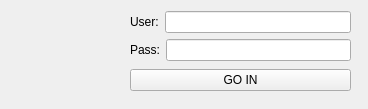
<?xml version="1.0" encoding="UTF-8"?>
<ui version="4.0">
 <class>Login</class>
 <widget class="QWidget" name="Login">
  <property name="geometry">
   <rect>
    <x>0</x>
    <y>0</y>
    <width>368</width>
    <height>109</height>
   </rect>
  </property>
  <property name="windowTitle">
   <string>Login GPW app</string>
  </property>
  <widget class="QLabel" name="PicLabel">
   <property name="geometry">
    <rect>
     <x>10</x>
     <y>10</y>
     <width>91</width>
     <height>91</height>
    </rect>
   </property>
   <property name="text">
    <string/>
   </property>
  </widget>
  <widget class="QWidget" name="">
   <property name="geometry">
    <rect>
     <x>130</x>
     <y>9</y>
     <width>221</width>
     <height>86</height>
    </rect>
   </property>
   <layout class="QVBoxLayout" name="verticalLayout_2">
    <item>
     <layout class="QVBoxLayout" name="verticalLayout">
      <item>
       <layout class="QHBoxLayout" name="horizontalLayout_2">
        <item>
         <widget class="QLabel" name="loginLabel">
          <property name="text">
           <string>User:</string>
          </property>
         </widget>
        </item>
        <item>
         <widget class="QLineEdit" name="LogIn"/>
        </item>
       </layout>
      </item>
      <item>
       <layout class="QHBoxLayout" name="horizontalLayout">
        <item>
         <widget class="QLabel" name="passLabel">
          <property name="text">
           <string>Pass:</string>
          </property>
         </widget>
        </item>
        <item>
         <widget class="QLineEdit" name="Pass">
          <property name="inputMethodHints">
           <set>Qt::ImhHiddenText|Qt::ImhNoAutoUppercase|Qt::ImhNoPredictiveText|Qt::ImhSensitiveData</set>
          </property>
          <property name="echoMode">
           <enum>QLineEdit::Password</enum>
          </property>
         </widget>
        </item>
       </layout>
      </item>
     </layout>
    </item>
    <item>
     <widget class="QPushButton" name="GoIn">
      <property name="text">
       <string>GO IN</string>
      </property>
     </widget>
    </item>
   </layout>
  </widget>
 </widget>
 <resources/>
 <connections/>
</ui>
